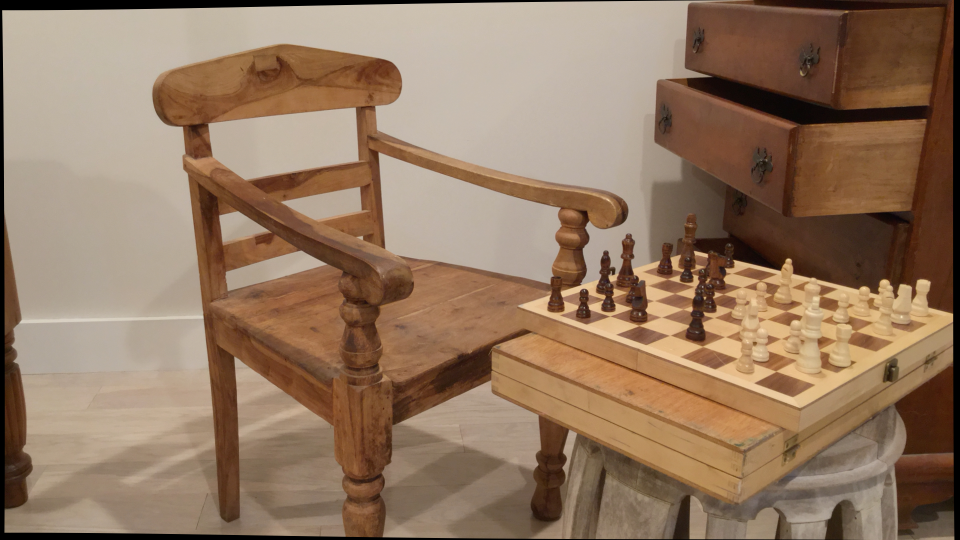
#> input picture Week 7/left1.png, 1920 x 1080 px (shown at 1/2 size)
$ jupyter execute plane_sweep.ipynb
#> lines starting #> are read from the running program, lines starting #| are printed output that depends on the picture
[cell 1]
import numpy as np
import cv2
import matplotlib.pyplot as plt

l_image = cv2.imread("left1.png", cv2.IMREAD_GRAYSCALE)
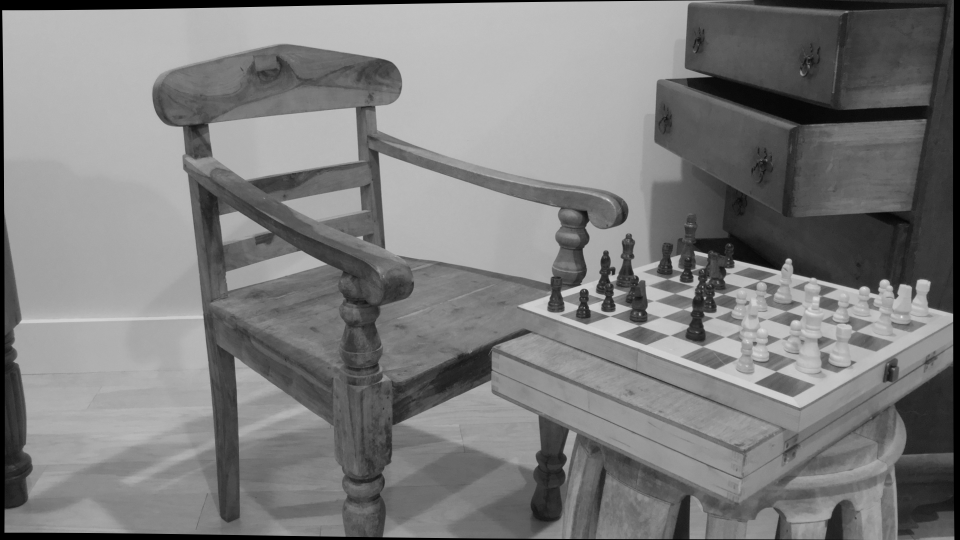
#> l_image: shape (1080, 1920) (shown at 1/2 size); min 0, max 234, mean 124.9
r_image = cv2.imread("right1.png", cv2.IMREAD_GRAYSCALE)
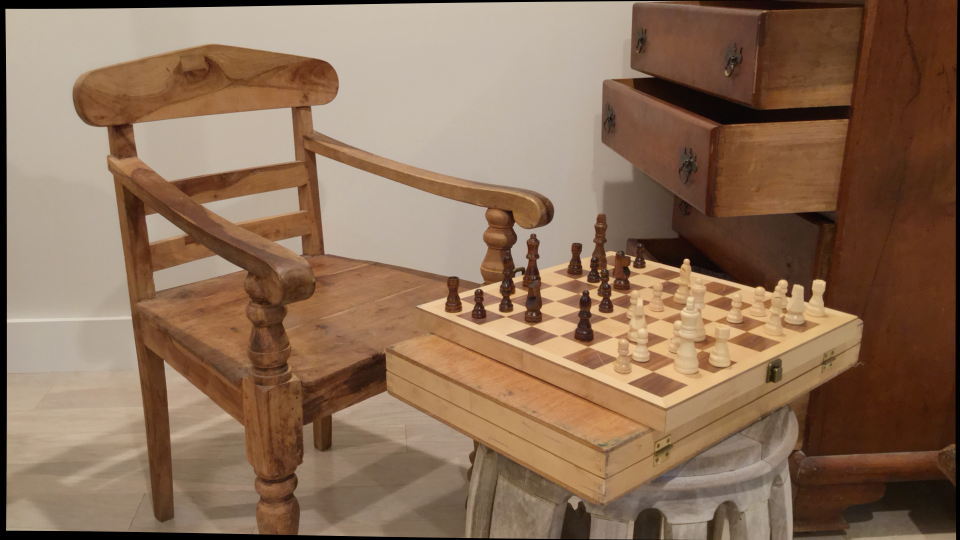
#> input picture Week 7/right1.png, 1920 x 1080 px (shown at 1/2 size)
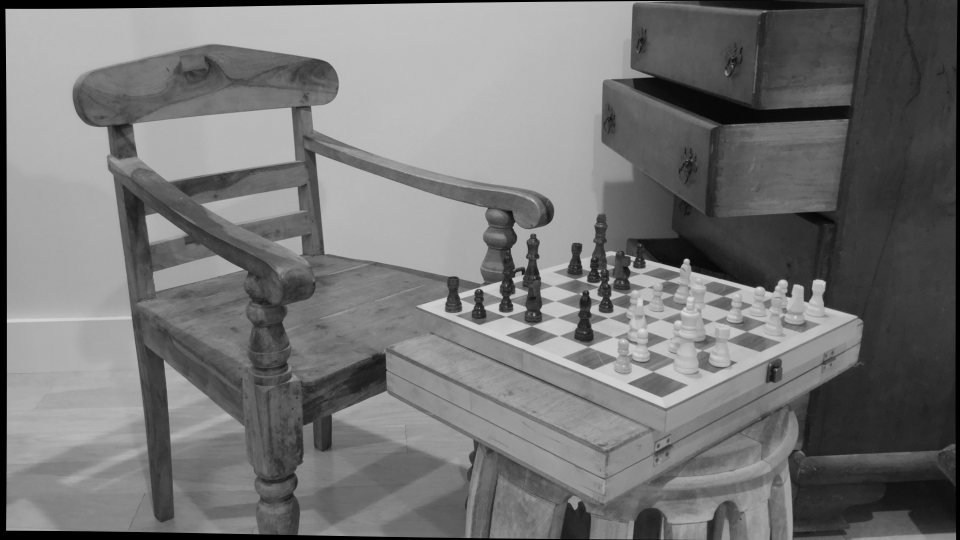
#> r_image: shape (1080, 1920) (shown at 1/2 size); min 0, max 238, mean 116.8

# scale down images to run the plane sweep algorithm more efficiently
scale = 0.25
l_image= cv2.resize(l_image, None, fx=scale, fy=scale, interpolation=cv2.INTER_AREA)
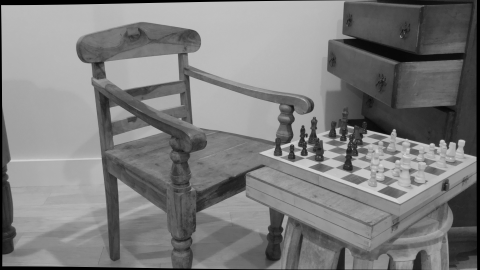
#> l_image: shape (270, 480); min 0, max 216, mean 124.9
r_image = cv2.resize(r_image, None, fx=scale, fy=scale, interpolation=cv2.INTER_AREA)
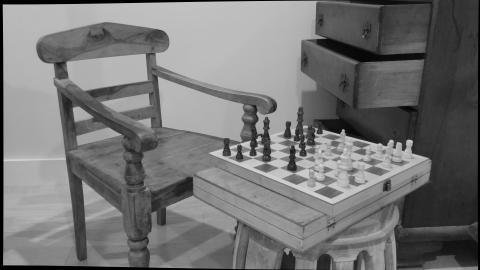
#> r_image: shape (270, 480); min 0, max 216, mean 116.7

plt.figure(figsize=(16, 12))

# show original images
plt.subplot(1, 2, 1)
plt.imshow(l_image, cmap="gray")
plt.title("Left Image")
plt.axis("off")

plt.subplot(1, 2, 2)
plt.imshow(r_image, cmap="gray")
plt.title("Right Image")
plt.axis("off")

[cell 2]
num_disparities=64
block_size=5

height, width = l_image.shape
#> height = 270; width = 480
disparity_map = np.zeros((height, width), dtype=np.float32)

# will be used to store costs (SSD, SAD) for each pixel at different disparity levels
cost_volume = np.full((num_disparities, height, width), np.inf)

# list of right images, each shifted by d pixels along horizontol axis
shifted_images = np.array([np.roll(r_image, shift=d, axis=1) for d in range(num_disparities)])

# compute SSD for all disparities
#ssd = (l_image.astype(np.float32)[None, :, :] - shifted_images.astype(np.float32))**2

# compute SAD for all disparities
sad = np.abs(l_image.astype(np.float32)[None, :, :] - shifted_images.astype(np.float32))


# store cost for the different disparities using different techniques to improve result
for d in range(num_disparities):
    # [4 lines of commented-out code are left out]
    cost_volume[d] = cv2.GaussianBlur(sad[d], (block_size, block_size), sigmaX=1.5)

# select best disparity
disparity_map = np.argmin(cost_volume, axis=0)
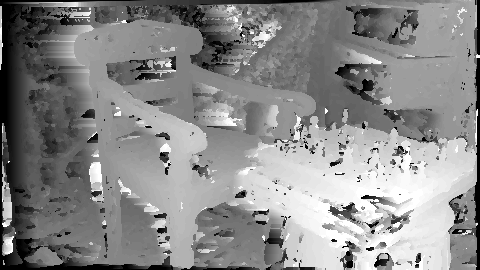
#> disparity_map: shape (270, 480) int64; min 0, max 63, mean 34.1; drawn with min black and max white

# normalize
disparity_map = (disparity_map / num_disparities * 255).astype(np.uint8)

# apply median filter for noise reduction
disparity_map = cv2.medianBlur(disparity_map, ksize=block_size)
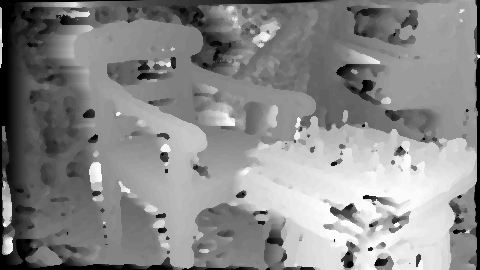
#> disparity_map: shape (270, 480); min 0, max 251, mean 136.5

[cell 3]
# plot results

plt.figure(figsize=(10, 8))

plt.subplot(2, 2, 1)
plt.imshow(l_image, cmap="gray")
plt.title("Left Image")
plt.axis("off")

plt.subplot(2, 2, 2)
plt.imshow(r_image, cmap="gray")
plt.title("Right Image")
plt.axis("off")

plt.subplot(2, 2, 3)
plt.imshow(disparity_map, cmap="jet")
plt.title("Disparity Map")
plt.colorbar(label="Disparity")
plt.axis("off")

plt.tight_layout()
plt.show()
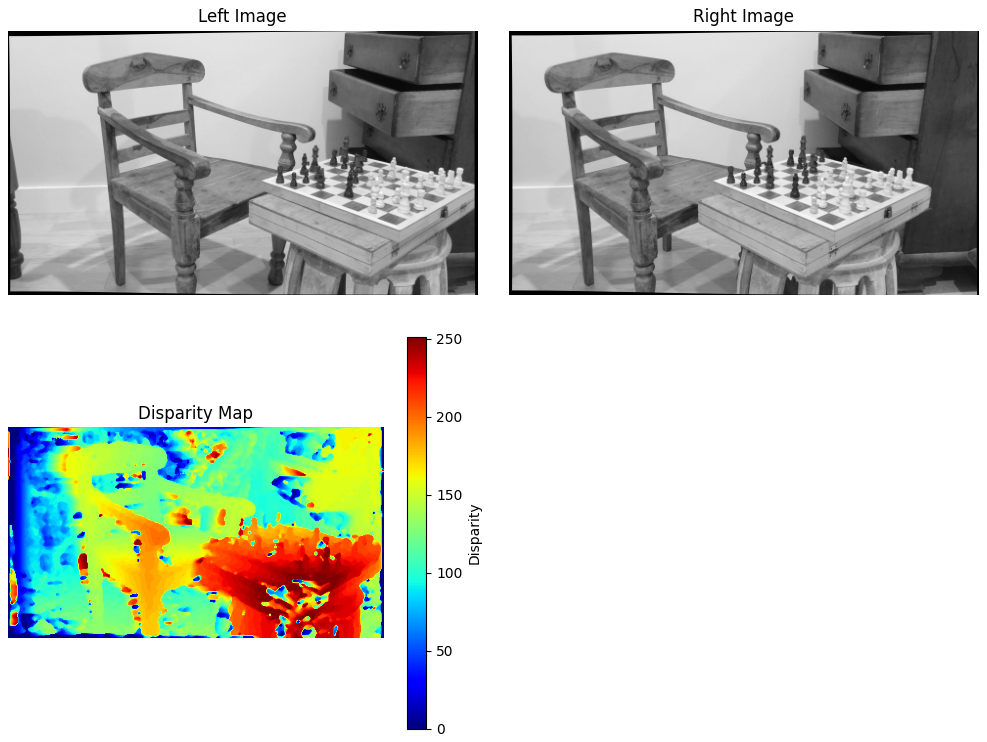
#> figure drawn by matplotlib, 4 panels
